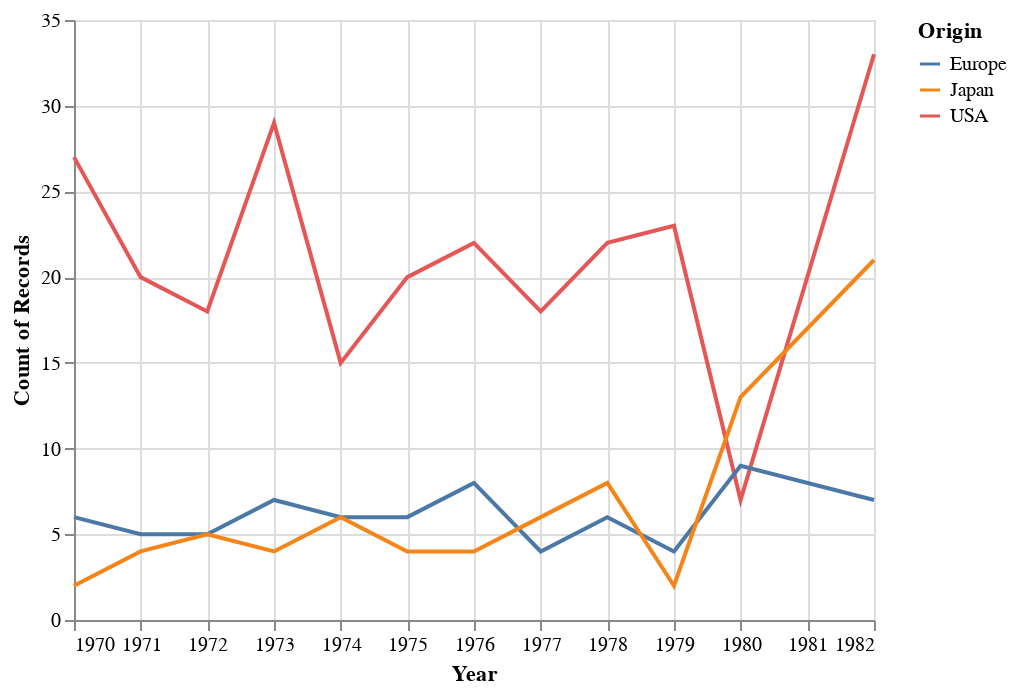

Notebook source saved alongside this figure:
### Code cell
alt.Chart(cars).mark_line().encode(
    x = 'Year:T',
    y = 'count()',
    color = 'Origin'
)

### Figure 1 — Vega-Lite specification as saved in the notebook (floating-point values rounded to 4 significant figures; data arrays with more than 128 entries replaced by an {"elided": "..."} marker saying what was removed)
{"config": {"view": {"continuousWidth": 400, "continuousHeight": 300}}, "data": {"name": "data-f02450ab61490a1363517a0190416235"}, "mark": "line", "encoding": {"color": {"type": "nominal", "field": "Origin"}, "x": {"type": "temporal", "field": "Year"}, "y": {"type": "quantitative", "aggregate": "count"}}, "$schema": "https://vega.github.io/schema/vega-lite/v4.8.1.json", "datasets": {"data-f02450ab61490a1363517a0190416235": {"elided": "406 records"}}}
